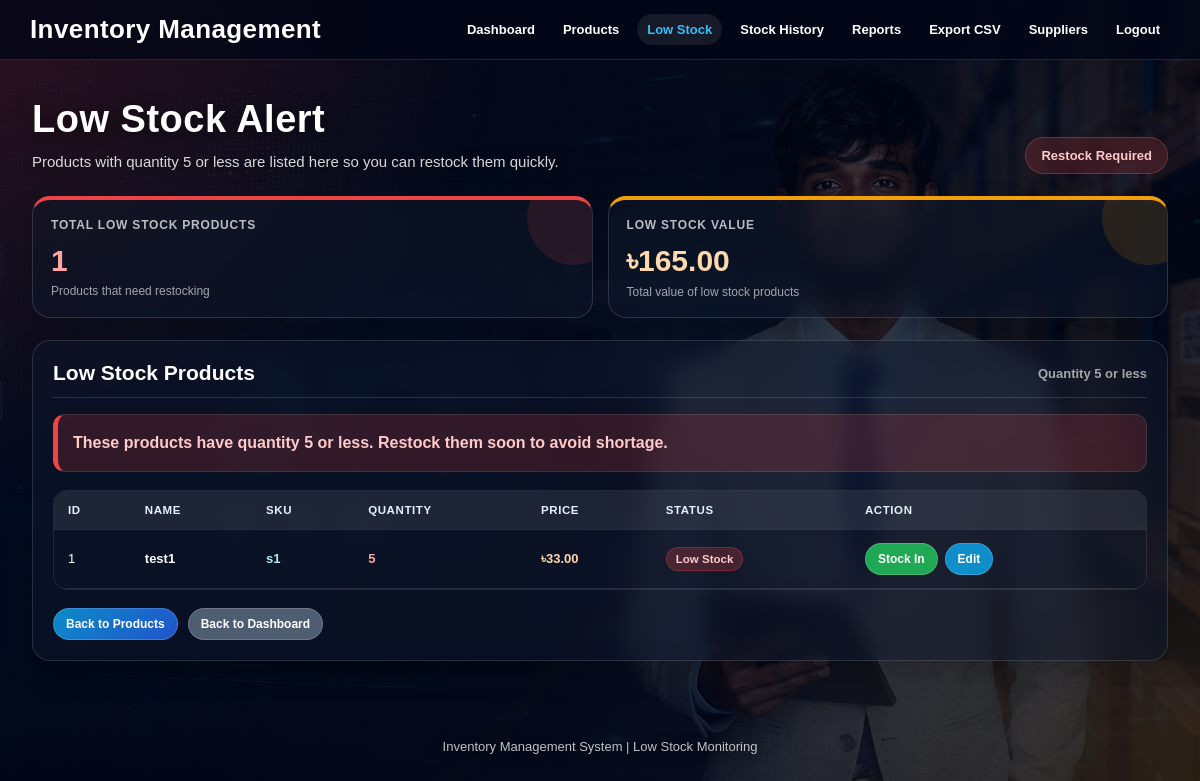
/low-stock (signed in), run on the app's committed database.
### tables this page shows
CREATE TABLE products (
            id INTEGER PRIMARY KEY AUTOINCREMENT,
            name TEXT NOT NULL,
            sku TEXT UNIQUE NOT NULL,
            category TEXT DEFAULT 'Others',
            quantity INTEGER NOT NULL,
            price REAL NOT NULL,
            supplier_id INTEGER, user_id INTEGER,
            FOREIGN KEY (supplier_id) REFERENCES suppliers(id)
        );

### auth.py (the view)
    def wrapper(*args, **kwargs):
        if not session.get("user"):
            return redirect(url_for("login"))
        return func(*args, **kwargs)

### app.py (called while the page is built, shortened)
def get_current_user_id():
    if "user_id" in session:
        return session["user_id"]

@app.route("/low-stock")
@login_required
def low_stock_page():
    user_id = get_current_user_id()
    if user_id is None:
        return redirect("/login")
    items = get_all_products(user_id)
    low_stock_items = [item for item in items if item["quantity"] <= 5]
    total_low_stock = len(low_stock_items)
    total_low_stock_value = sum(item["quantity"] * item["price"] for item in low_stock_items)
    return render_template(
        "low_stock.html",
        low_stock_items=low_stock_items,
        total_low_stock=total_low_stock,
        total_low_stock_value=total_low_stock_value
    )

### auth.py (called while the page is built)
def login_required(func):
    def wrapper(*args, **kwargs):
        if not session.get("user"):
            return redirect(url_for("login"))
        return func(*args, **kwargs)
    wrapper.__name__ = func.__name__
    return wrapper

### models.py (called while the page is built)
def is_postgres():
    return DATABASE_URL.startswith("postgres://") or DATABASE_URL.startswith("postgresql://")

def get_sqlite_db_name():
    if DATABASE_URL.startswith("sqlite:///"):
        return DATABASE_URL.replace("sqlite:///", "")
    return "inventory.db"

def get_db_connection():
    if is_postgres():
        conn = psycopg2.connect(
            DATABASE_URL,
            cursor_factory=psycopg2.extras.RealDictCursor
        )
        return conn
    db_name = get_sqlite_db_name()
    conn = sqlite3.connect(db_name)
    conn.row_factory = sqlite3.Row
    return conn

def convert_placeholders(sql):
    if is_postgres():
        return sql.replace("?", "%s")
    return sql

def fetch_all(sql, params=()):
    conn = get_db_connection()
    cursor = conn.cursor()
    cursor.execute(convert_placeholders(sql), params)
    rows = cursor.fetchall()
    cursor.close()
    conn.close()
    return rows

def get_all_products(user_id):
    return fetch_all("""
        SELECT
            products.*,
            suppliers.name AS supplier_name
        FROM products
        LEFT JOIN suppliers
            ON products.supplier_id = suppliers.id
            AND suppliers.user_id = products.user_id
        WHERE products.user_id = ?
        ORDER BY products.id DESC
    """, (user_id,))

### templates/low_stock.html (shortened to what this page needs)
<!DOCTYPE html>
<html>
<head>
</head>
<body>
    <div class="navbar">
        <h2>Inventory Management</h2>
        <div class="navbar-links">
            <a href="/dashboard">Dashboard</a>
            <a href="/products">Products</a>
            <a class="active" href="/low-stock">Low Stock</a>
            <a href="/stock-history">Stock History</a>
            <a href="/reports">Reports</a>
            <a href="/export-products">Export CSV</a>
            <a href="/suppliers">Suppliers</a>
            <a href="/logout">Logout</a>
        </div>
    </div>
    <div class="container">
        <div class="page-header">
            <div>
                <h1>Low Stock Alert</h1>
                <p>Products with quantity 5 or less are listed here so you can restock them quickly.</p>
            </div>
            <div class="header-badge">
                Restock Required
            </div>
        </div>
        <div class="cards">
            <div class="card">
                <h3>Total Low Stock Products</h3>
                <p>{{ total_low_stock }}</p>
                <span>Products that need restocking</span>
            </div>
            <div class="card value">
                <h3>Low Stock Value</h3>
                <p>৳{{ "%.2f"|format(total_low_stock_value) }}</p>
                <span>Total value of low stock products</span>
            </div>
        </div>
        <div class="section">
            <div class="section-header">
                <h3>Low Stock Products</h3>
                <span class="section-note">Quantity 5 or less</span>
            </div>
            {% if low_stock_items %}
                <div class="alert-box">
                    These products have quantity 5 or less. Restock them soon to avoid shortage.
                </div>
                <div class="table-wrapper">
                    <table>
                        <thead>
                            <tr>
                                <th>ID</th>
                                <th>Name</th>
                                <th>SKU</th>
                                <th>Quantity</th>
                                <th>Price</th>
                                <th>Status</th>
                                <th>Action</th>
                            </tr>
                        </thead>
                        <tbody>
                            {% for product in low_stock_items %}
                                <tr>
                                    <td>{{ product["id"] }}</td>
                                    <td>
                                        <span class="product-name">{{ product["name"] }}</span>
                                    </td>
                                    <td>
                                        <span class="sku-text">{{ product["sku"] }}</span>
                                    </td>
                                    <td>
                                        <span class="quantity-danger">{{ product["quantity"] }}</span>
                                    </td>
                                    <td>
                                        <span class="price-text">৳{{ "%.2f"|format(product["price"]) }}</span>
                                    </td>
                                    <td>
                                        <span class="badge-low">Low Stock</span>
                                    </td>
                                    <td>
                                        <div class="action-group">
                                            <a class="stock-in-btn" href="/stock-in/{{ product['id'] }}">Stock In</a>
                                            <a class="edit-btn" href="/edit/{{ product['id'] }}">Edit</a>
                                        </div>
                                    </td>
                                </tr>
                            {% endfor %}
                        </tbody>
                    </table>
                </div>
            {% else %}
                <div class="success-box">
                    Good news! No products are currently low in stock.
                </div>
            {% endif %}
            <div class="bottom-actions">
                <a class="products-btn" href="/products">Back to Products</a>
                <a class="dashboard-btn" href="/dashboard">Back to Dashboard</a>
            </div>
        </div>
    </div>
    <div class="footer">
        Inventory Management System | Low Stock Monitoring
    </div>
</body>
</html>

### data on the page
products: id "1", name "test1", sku "s1", quantity "5", price "33.00"

### other printed values
{{ total_low_stock }} "1"
{{ "%.2f"|format(total_low_stock_value) }} "165.00"
